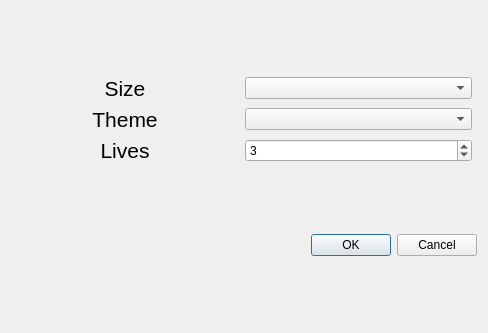
<?xml version="1.0" encoding="UTF-8"?>
<ui version="4.0">
 <class>NewGameDialog</class>
 <widget class="QDialog" name="NewGameDialog">
  <property name="geometry">
   <rect>
    <x>0</x>
    <y>0</y>
    <width>488</width>
    <height>333</height>
   </rect>
  </property>
  <property name="windowTitle">
   <string>New game</string>
  </property>
  <layout class="QVBoxLayout" name="verticalLayout">
   <item>
    <layout class="QGridLayout" name="gridLayout">
     <property name="rightMargin">
      <number>5</number>
     </property>
     <item row="0" column="0">
      <widget class="QLabel" name="sizeLabel">
       <property name="font">
        <font>
         <pointsize>16</pointsize>
        </font>
       </property>
       <property name="text">
        <string>Size</string>
       </property>
       <property name="alignment">
        <set>Qt::AlignCenter</set>
       </property>
      </widget>
     </item>
     <item row="0" column="1">
      <widget class="QComboBox" name="sizeComboBox"/>
     </item>
     <item row="1" column="0">
      <widget class="QLabel" name="themeLabel">
       <property name="font">
        <font>
         <pointsize>16</pointsize>
        </font>
       </property>
       <property name="text">
        <string>Theme</string>
       </property>
       <property name="alignment">
        <set>Qt::AlignCenter</set>
       </property>
      </widget>
     </item>
     <item row="1" column="1">
      <widget class="QComboBox" name="themeComboBox"/>
     </item>
     <item row="2" column="0">
      <widget class="QLabel" name="livesLabel">
       <property name="font">
        <font>
         <pointsize>16</pointsize>
        </font>
       </property>
       <property name="text">
        <string>Lives</string>
       </property>
       <property name="alignment">
        <set>Qt::AlignCenter</set>
       </property>
      </widget>
     </item>
     <item row="2" column="1">
      <widget class="QSpinBox" name="livesSpinBox">
       <property name="minimum">
        <number>1</number>
       </property>
       <property name="value">
        <number>3</number>
       </property>
      </widget>
     </item>
    </layout>
   </item>
   <item>
    <widget class="QDialogButtonBox" name="buttonBox">
     <property name="orientation">
      <enum>Qt::Horizontal</enum>
     </property>
     <property name="standardButtons">
      <set>QDialogButtonBox::Cancel|QDialogButtonBox::Ok</set>
     </property>
     <property name="centerButtons">
      <bool>false</bool>
     </property>
    </widget>
   </item>
  </layout>
 </widget>
 <resources/>
 <connections>
  <connection>
   <sender>buttonBox</sender>
   <signal>accepted()</signal>
   <receiver>NewGameDialog</receiver>
   <slot>accept()</slot>
   <hints>
    <hint type="sourcelabel">
     <x>248</x>
     <y>254</y>
    </hint>
    <hint type="destinationlabel">
     <x>157</x>
     <y>274</y>
    </hint>
   </hints>
  </connection>
  <connection>
   <sender>buttonBox</sender>
   <signal>rejected()</signal>
   <receiver>NewGameDialog</receiver>
   <slot>reject()</slot>
   <hints>
    <hint type="sourcelabel">
     <x>316</x>
     <y>260</y>
    </hint>
    <hint type="destinationlabel">
     <x>286</x>
     <y>274</y>
    </hint>
   </hints>
  </connection>
 </connections>
</ui>
